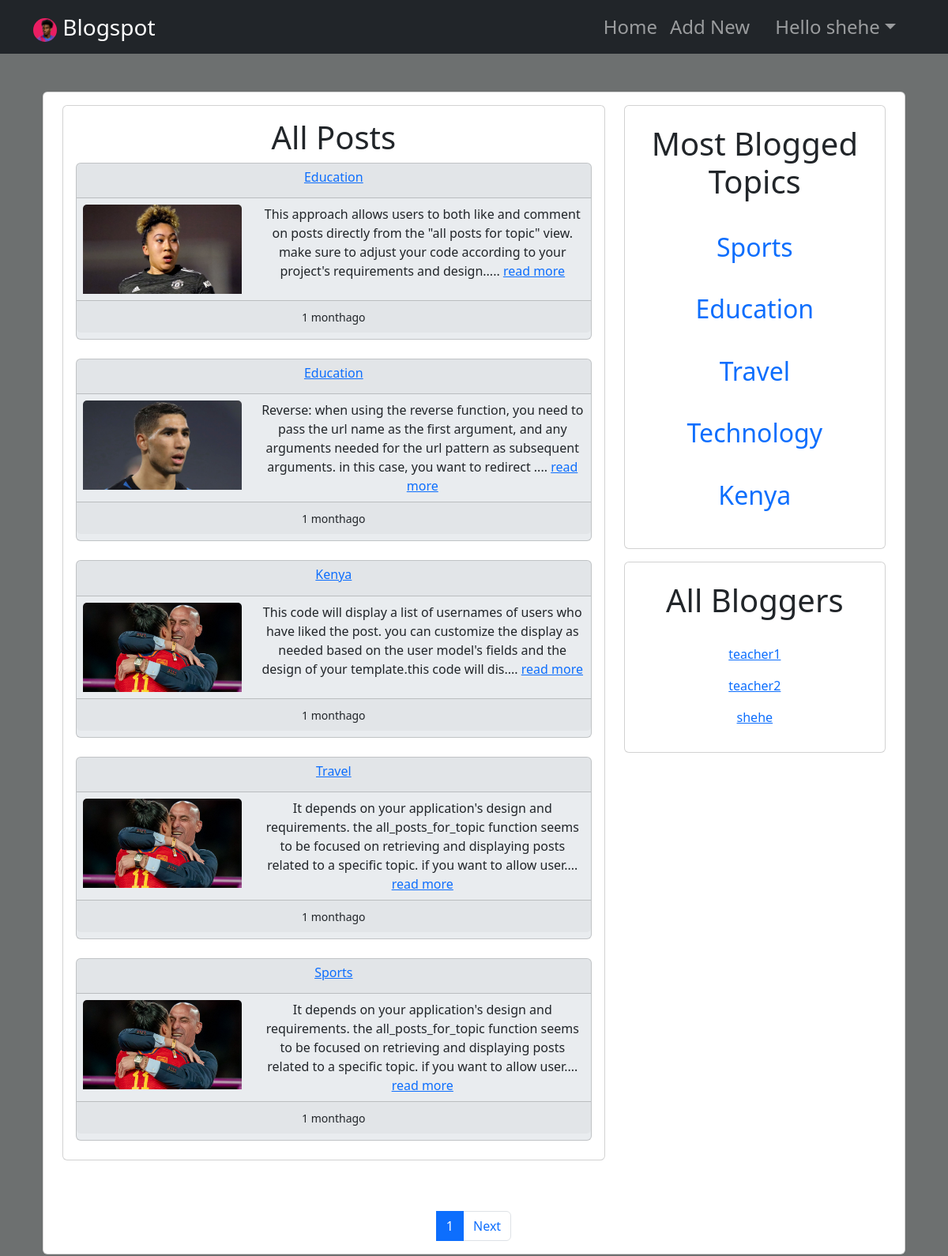
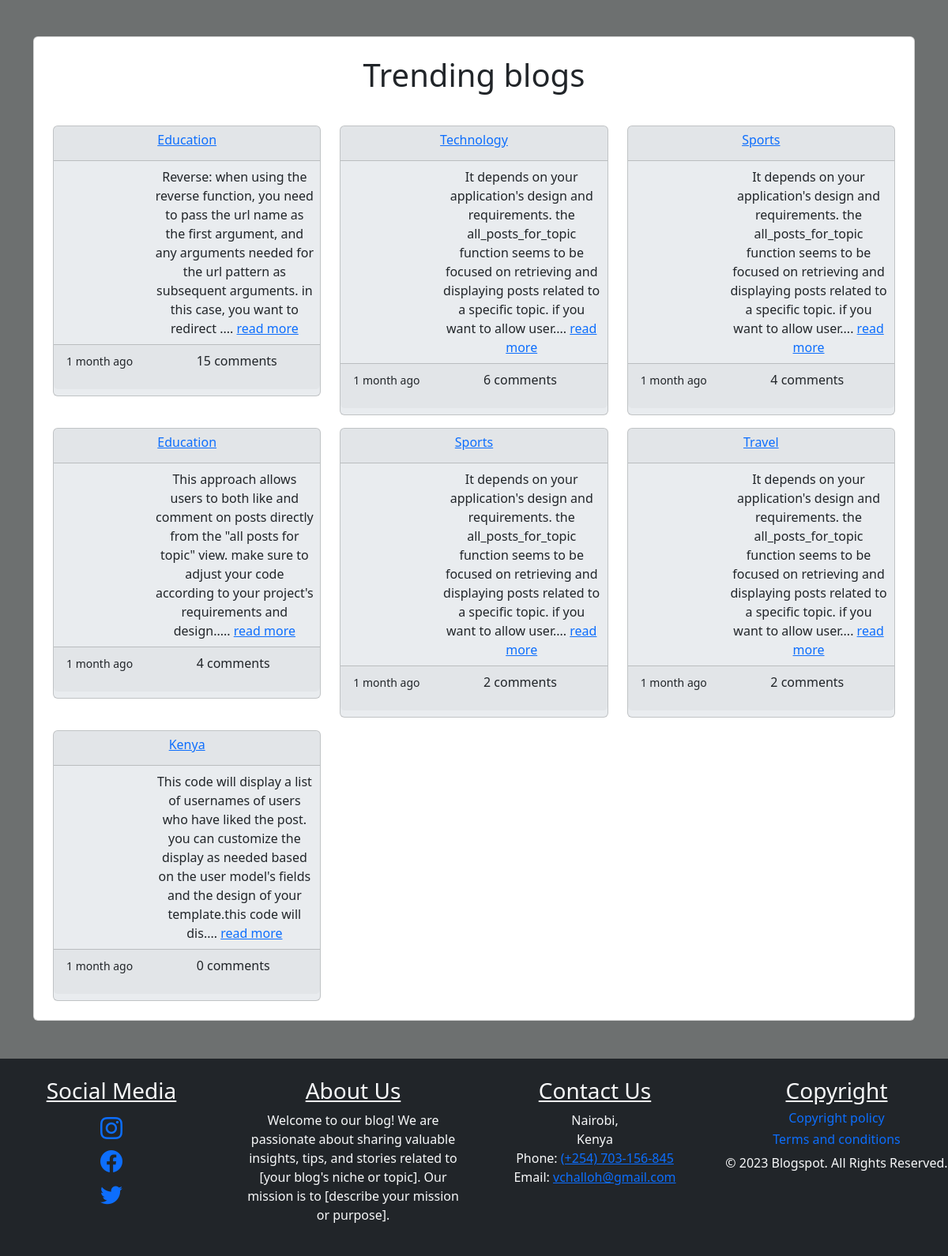
/user-homepage/ (signed in), run on the app's committed database (2 pictures, top to bottom).
### blogapp/models.py (models this page shows, shortened)
class User(AbstractUser):
    USERNAME_FIELD = 'username'
    username = models.CharField(max_length=150, unique=True)
    first_name = models.CharField(max_length=159)
    last_name = models.CharField(max_length=159)
    phonenumber = models.CharField(max_length=20)
    dob = models.DateField(null=True)
    image = models.ImageField(upload_to='profile_pics')

class NewPost(models.Model):
    user = models.ForeignKey(User, on_delete=models.CASCADE)
    title = models.CharField(max_length=100)
    content = models.TextField(null=True)
    created_at = models.DateTimeField(auto_now_add=True)
    image = models.ImageField(upload_to='profile_pics')
    likes = models.ManyToManyField(User, related_name='blog_posts')
    @classmethod
    def newpost_count(cls):
        return cls.objects.values('title').annotate(post_count=models.Count('title')).order_by('-post_count')
    @classmethod
    def most_comments_count(cls):
        return cls.objects.values('id','title', 'content', 'created_at', 'image',).annotate(post_count=models.Count('comment')).order_by('-post_count')

### blogapp/views.py (the view)
# urls.py: path('user-homepage/', views.user_homepage, name='user_homepage'),
@login_required(login_url='login_user')
def user_homepage(request):
    username = request.user
    allposts = NewPost.objects.all().order_by('-created_at')
    bloggers = User.objects.all().exclude(is_superuser=True)
    post_counts = NewPost.newpost_count() # to display blog most blogged based on function in newpost model
    most_comments = NewPost.most_comments_count()
    page = Paginator(allposts, 5)
    page_list = request.GET.get('page')
    page = page.get_page(page_list)
    context = {'page':page, 'username':username, 'post_counts':post_counts, 'most_comments':most_comments,'bloggers':bloggers}
    return render(request, 'blogapp/userhomepage.html', context)

### templates/blogapp/userhomepage.html (shortened to what this page needs)
{% extends 'blogapp/base.html' %}
{% block content %}
<div class="container my-5 ">
    <div class="container my-5 ">
        <div class="card px-4">
            <div class="row">
                <div class="col-md-8">
                    <div class="card my-3 px-3">
                        <h1 class="mt-3 text-center">All Posts</h1>
                        {% for post in page %}
                        <div class="card bg-body-secondary pb-2 mb-4">
                            <div class="card-header text-center px-0">
                                <h6><a href="{% url 'all_posts_for_topic' %}?title={{post.title}}">{{post.title}}</a>
                                </h6>
                            </div>
                            <div class="row">
                                <div class="col-md-4">
                                    <img src="{{ post.image.url }}" class="card-img-top m-2">
                                </div>
                                <div class="col-md-8">
                                    <div class="m-2">
                                        <div class="card-text text-center">{{post.content|slice:":200"}}.... <a
                                                href="{% url 'view_post_details' %}?id={{post.id}}">read more</a></div>
                                    </div>
                                </div>
                            </div>
                            <div class="card-footer text-center">
                                <small>{{post.created_at | timesince }}ago</small>
                            </div>
                        </div>
                        {% endfor %}
                    </div>
                </div>
                <div class="col-md-4">
                    <div class="card p-4 my-3">
                        <h1 class="mb-4 text-center">Most Blogged Topics</h1>
                        {% for e in post_counts|slice:':10' %}
                        <div class="card-text text-center my-3 text">
                            <h2><a class="text-decoration-none" href="{% url 'all_posts_for_topic' %}?title={{e.title}}">{{e.title}}</a></h2>
                        </div>
                        {% endfor %}
                    </div>
                    <div class="card p-4 my-3 text-center">
                        <h1 class="mb-4 text-center">All Bloggers</h1>
                        {% for blogger in bloggers %}
                        <div class="my-2"><a href="{% url 'posts_by_user' %}?id={{blogger.id}}">{{blogger.username}}</a>
                        </div>
                        {% endfor %}
                    </div>
                </div>
            </div>
            <div class="mt-5">
                <nav aria-label="page navigation">
                    <ul class="pagination justify-content-center">
                        <li class="page-item active" aria-current="page">
                            <a class="page-link" href="#">{{ page.number }}</a>
                        </li>
                        <li class="page-item">
                            {% if page.has_next %}
                            <a class="page-link"
                                href="{% url 'user_homepage' %}?page={{ page.next_page_number }}">Next</a>
                            {% endif %}
                        </li>
                    </ul>
                </nav>
            </div>
        </div>
    </div>
    <div class="card p-4">
        <h1 class="mb-4 text-center">Trending blogs</h1>
        <div class="row">
            {% for e in most_comments|slice:':9' %}
            <div class="col-md-4 mt-3">
                <div class="card bg-body-secondary pb-2">
                    <div class="card-header text-center px-0">
                        <h6><a href="{% url 'view_post_details' %}?id={{e.id}}">{{e.title}}</a></h6>
                    </div>
                    <div class="row">
                        <div class="col-md-4">
                        </div>
                        <div class="col-md-8">
                            <div class="m-2">
                                <div class="card-text text-center">{{e.content | slice:':200'}}.... <a
                                        href="{% url 'view_post_details' %}?id={{e.id}}">read more</a>
                                </div>
                            </div>
                        </div>
                    </div>
                    <div class="card-footer">
                        <div class="row">
                            <div class="col-6">
                                <small>{{e.created_at|timesince}} ago</small>
                            </div>
                            <div class="col-6">
                                <p>{{e.post_count}} comments</p>
                            </div>
                        </div>
                    </div>
                </div>
            </div>
            {% endfor %}
        </div>
    </div>
</div>
{% endblock %}

### templates/blogapp/base.html (shortened to what this page needs)
<!doctype html>
<html lang="en">
<head>
    <link href="https://cdn.jsdelivr.net/npm/bootstrap@5.3.0-alpha3/dist/css/bootstrap.min.css" rel="stylesheet"
>
    <link rel="stylesheet" href="https://cdn.jsdelivr.net/npm/bootstrap-icons@1.10.5/font/bootstrap-icons.css">
</head>
<body style="background-color: rgb(109, 112, 112);;">
    <nav class="navbar navbar-expand-sm navbar-dark text-bg-dark fs-4 sticky-top">
        <div class="container ">
            <a class="navbar-brand fs-3" href="{% url 'user_homepage' %}">
                <img src="{{ user.image.url }}" alt="Profile Image" class="profile-image-navbar mr-2" style="width: 30px; height: 30px; object-fit: cover; border-radius: 50%;">
                 Blogspot
            </a>
            <div class="collapse navbar-collapse" id="navbarSupportedContent">
                <ul class="navbar-nav ms-auto mb-2 mb-lg-0">
                    <li class="nav-item">
                        <a class="nav-link" href="{% url 'user_homepage' %}">Home</a>
                    </li>
                    <li class="nav-item">
                        <a class="nav-link" href="{% url 'add_new_post' %}">Add New</a>
                    </li>
                    <li class="nav-item dropdown mx-3">
                        <a class="nav-link dropdown-toggle" href="#" role="button" data-bs-toggle="dropdown">Hello {{username}}</a>
                    </li>
                </ul>
            </div>
        </div>
    </nav>
    {% block content %}
    {% endblock %}
    <footer class="footer bg-dark text-light mt-1 py-4 mt-auto ">
        <div class="row text-center">
            <div class="col-lg-3 col-md-6 fs-3">
                <h3 class="text-decoration-underline">Social Media</h3>
                <div class="row">
                    <a href="#"><i class="bi bi-instagram"></i><br></a>
                </div>
                <div class="row">
                    <li class="list-inline-item"> <a href="#"><i class="bi bi-facebook"></i><br></a></li>
                </div>
                <div class="row">
                    <a href="#"><i class="bi bi-twitter"></i><br></a>
                </div>
            </div>
            <div class="col-lg-3 col-md-6">
                <h3 class="text-decoration-underline">About Us</h3>
                <p>Welcome to our blog! We are passionate about sharing valuable insights, tips, and stories related to
                    [your blog's niche or topic]. Our mission is to [describe your mission or purpose].
                </p>
            </div>
            <div class="col-lg-3 col-md-6">
                <h3 class="text-decoration-underline">Contact Us</h3>
                <p>Nairobi,<br>Kenya<br>Phone: <a href="tel:+254703156845">(+254) 703-156-845</a><br>Email: <a
                        href="mailto:vchalloh@gmail.com">vchalloh@gmail.com</a></p>
            </div>
            <div class="col-lg-3 col-md-6">
                <h3 class="text-decoration-underline">Copyright</h3>
                <h6><a href="#" class="text-decoration-none">Copyright policy</a></h6>
                <h6><a href="#" class="text-decoration-none">Terms and conditions</a></h6>
                <p>&copy; 2023 Blogspot. All Rights Reserved.</p>
            </div>
        </div>
    </footer>
</body>
</html>

### data on the page
User: image (picture), username "shehe"
NewPost: title "Education", image (picture), content "This approach allows users to both like and comment on posts directly from the \"all posts for topic\" view. make sure to adjust your code according to your project's requirements and design.", created_at "1 month", post_count "4"
NewPost: title "Education", image (picture), content "Reverse: when using the reverse function, you need to pass the url name as the first argument, and any arguments needed for the url pattern as subsequent arguments. in this case, you want to redirect", created_at "1 month"
NewPost: title "Kenya", image (picture), content "This code will display a list of usernames of users who have liked the post. you can customize the display as needed based on the user model's fields and the design of your template.this code will dis", created_at "1 month"
NewPost: title "Travel", image (picture), content "It depends on your application's design and requirements. the all_posts_for_topic function seems to be focused on retrieving and displaying posts related to a specific topic. if you want to allow user", created_at "1 month"
NewPost: title "Sports", image (picture), content "It depends on your application's design and requirements. the all_posts_for_topic function seems to be focused on retrieving and displaying posts related to a specific topic. if you want to allow user", created_at "1 month"
User: username "teacher1"
User: username "teacher2"

### other printed values
{{ e.title }} "Sports" "Education" "Travel" "Technology" "Kenya"
{{ page.number }} "1"
{{ e.title }} "Education" "Technology" "Sports" "Sports" "Travel" "Kenya"
{{ e.content | slice:':200' }} "Reverse: when using the reverse function, you need to pass the url name as the first argument, and any arguments needed for the url pattern as subsequent arguments. in this case, you want to redirect" "It depends on your application's design and requirements. the all_posts_for_topic function seems to be focused on retrieving and displaying posts related to a specific topic. if you want to allow user" "It depends on your application's design and requirements. the all_posts_for_topic function seems to be focused on retrieving and displaying posts related to a specific topic. if you want to allow user" "It depends on your application's design and requirements. the all_posts_for_topic function seems to be focused on retrieving and displaying posts related to a specific topic. if you want to allow user" "It depends on your application's design and requirements. the all_posts_for_topic function seems to be focused on retrieving and displaying posts related to a specific topic. if you want to allow user" "This code will display a list of usernames of users who have liked the post. you can customize the display as needed based on the user model's fields and the design of your template.this code will dis"
{{ e.created_at|timesince }} "1 month" "1 month" "1 month" "1 month" "1 month" "1 month"
{{ e.post_count }} "15" "6" "4" "2" "2" "0"
